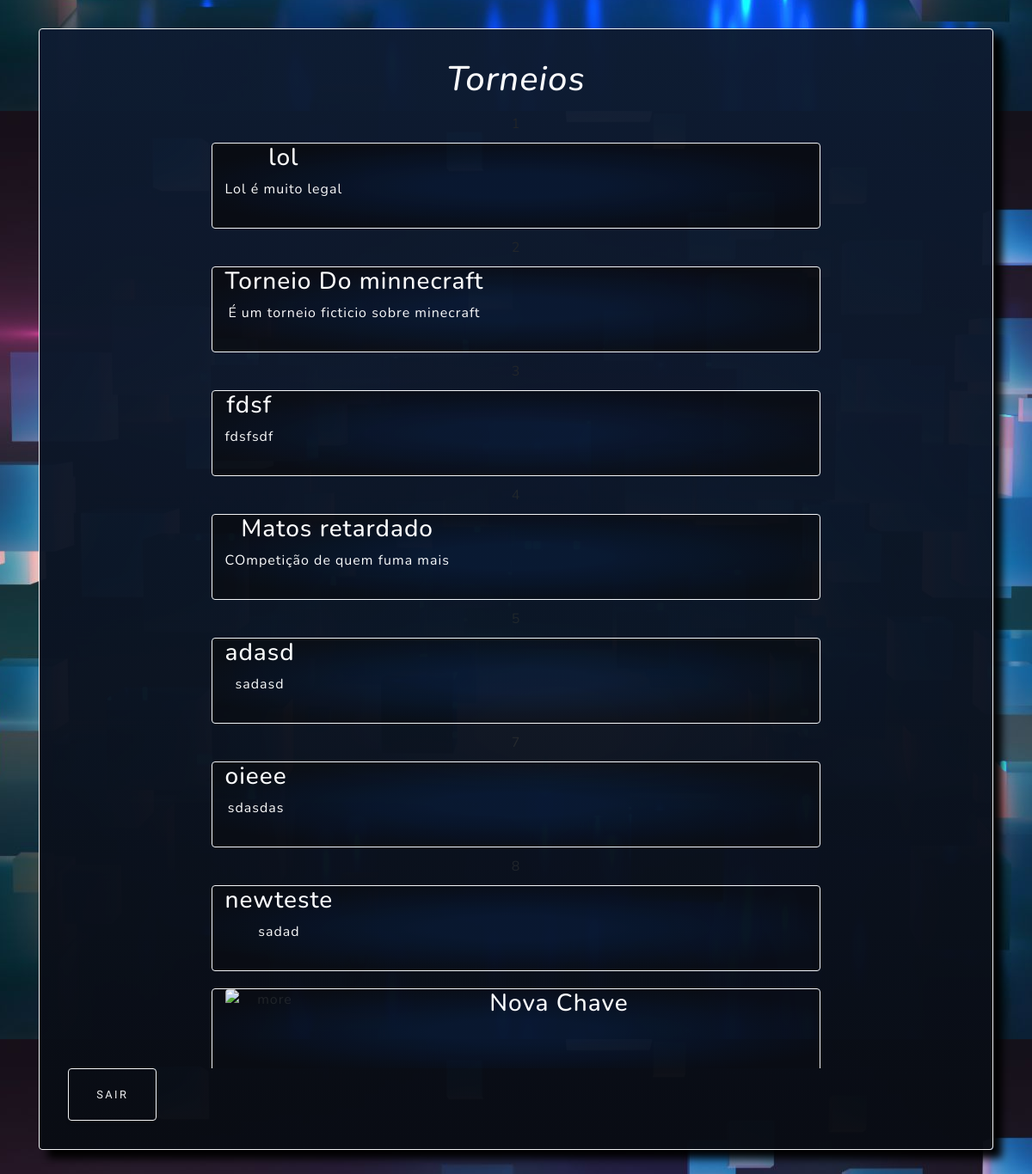
Page /torneiosList.php (signed in) on the committed database.
### tables this page shows
CREATE TABLE IF NOT EXISTS `permissao` (
  `Id_usuario` int(11) DEFAULT NULL,
  `Id_chave` int(11) DEFAULT NULL,
  `Nivel_permissao` int(11) DEFAULT NULL,
  KEY `Id_usuario` (`Id_usuario`),
  KEY `Id_chave` (`Id_chave`)
);

CREATE TABLE IF NOT EXISTS `chave` (
  `Id_chave` int(11) NOT NULL AUTO_INCREMENT,
  `Nome_chave` varchar(140) NOT NULL,
  `Sobre_chave` varchar(2500) NOT NULL,
  `DataCriacao_chave` date DEFAULT current_timestamp(),
  `DataInicio_chave` date DEFAULT NULL,
  `Logo_chave` varchar(5000) DEFAULT NULL,
  `Banner_chave` varchar(5000) DEFAULT NULL,
  `NumeroTimes_chave` int(11) NOT NULL,
  `nick_link` varchar(250) NOT NULL,
  `publico` tinyint(1) DEFAULT NULL,
  PRIMARY KEY (`Id_chave`)
);

### torneiosList.php (the view, shortened to what this page needs)
<!doctype html>
<html lang="pt_br">
  <head>
    <link rel="stylesheet" href="https://stackpath.bootstrapcdn.com/bootstrap/4.4.1/css/bootstrap.min.css">
    <link href="vendor/fontawesome-free/css/all.min.css" rel="stylesheet">
  <link href="css/grayscale.min.css" rel="stylesheet">
  <link rel="stylesheet" type="text/css" href="css/torneiolist.css">
  </head>
  <body style="background-color: #3F3F3F; background-image: url('img/body-bg-login.jpg'); background-position: center; ">
    <div class="container">
      <div class="container-fluid align-middle rounded border border-light grande"  >
      <center> <h1 class="text-white mb-3 align-middle tituloo"><i>Torneios</i></h1>
      <div style="max-height: 60vh; overflow: auto;">
    <?php
    if ($_SESSION['login']) {
      $login = $_SESSION['login'];
      include('conexao.php');
      $query = "select Id_chave from permissao where Id_usuario = '{$login}'";
  $result = mysqli_query($conexao, $query);
        while($fetch = mysqli_fetch_row($result)){
        echo  $fetch[0];
        $query = "select Nome_chave, Sobre_chave, Logo_chave, Id_chave from chave where Id_chave = '{$fetch[0]}'";
        $result2 = mysqli_query($conexao, $query);
        $result2 = mysqli_fetch_row($result2);
        echo '<div class="row " style="width: 70%" >      <div style="margin: 10px;" class=" border border-light rounded boxshadow col itemselecao" data-toggle="modal" ><div style="height: 100% " ><a href="chaveMaker.php?idc='.$result2[3].'><img src="'.$result2[2].'" class="rounded float-left " alt="more" width="100px"> <h3 class="text-white">'.$result2[0].'</h3><p>'.$result2[1] .'</p> </a></div></div>
     </div>';
}
    }else{
      header('Location: login.php');
    }
    ?>
    <div class="row " style="width: 70%">      <div style="margin: 10px;" class=" border border-light rounded boxshadow col itemselecao" data-toggle="modal" data-target="#exampleModalScrollable"><div style="height: 100% "><img src="img/add.png" class="rounded float-left " alt="more"  width="100px"> <h3 class="text-white">Nova Chave</h3> </div></div>
     </div>
</div>
  </center><a href="deslogar.php" class="text-dark">
 <div class="btn btn-outline-light border border-light">
    Sair
  </div></a>
</div>
</body>
</html>

### css/torneiolist.css (style rules this page uses)
.boxshadow { transition: 0.25s; t }
.grande { background-color: rgb(63, 63, 63, 0.95); padding: 3%; margin-top: 3%; box-shadow: 10px 10px 10px black; background-image:linear-gradient(to bottom, rgb(10, 25, 50,0.90), rgb(10, 13, 20)); opacity: 0.98 }
.itemselecao { height: 100px; overflow: hidden; background-image:radial-gradient(rgb(10, 25, 50,0.90) 20%, rgb(10, 13, 20)80%); }
.tituloo { transition: 1s; }
p { color: white; }

### rows in the picture
permissao: chave.Nome_chave "lol", chave.Sobre_chave "Lol é muito legal"
permissao: chave.Nome_chave "Torneio Do minnecraft", chave.Sobre_chave "É um torneio ficticio sobre minecraft"
permissao: chave.Nome_chave "fdsf", chave.Sobre_chave "fdsfsdf"
permissao: chave.Nome_chave "Matos retardado", chave.Sobre_chave "COmpetição de quem fuma mais"
permissao: chave.Nome_chave "adasd", chave.Sobre_chave "sadasd"
permissao: chave.Nome_chave "oieee", chave.Sobre_chave "sdasdas"
permissao: Id_chave "8", chave.Nome_chave "newteste", chave.Sobre_chave "sadad"
